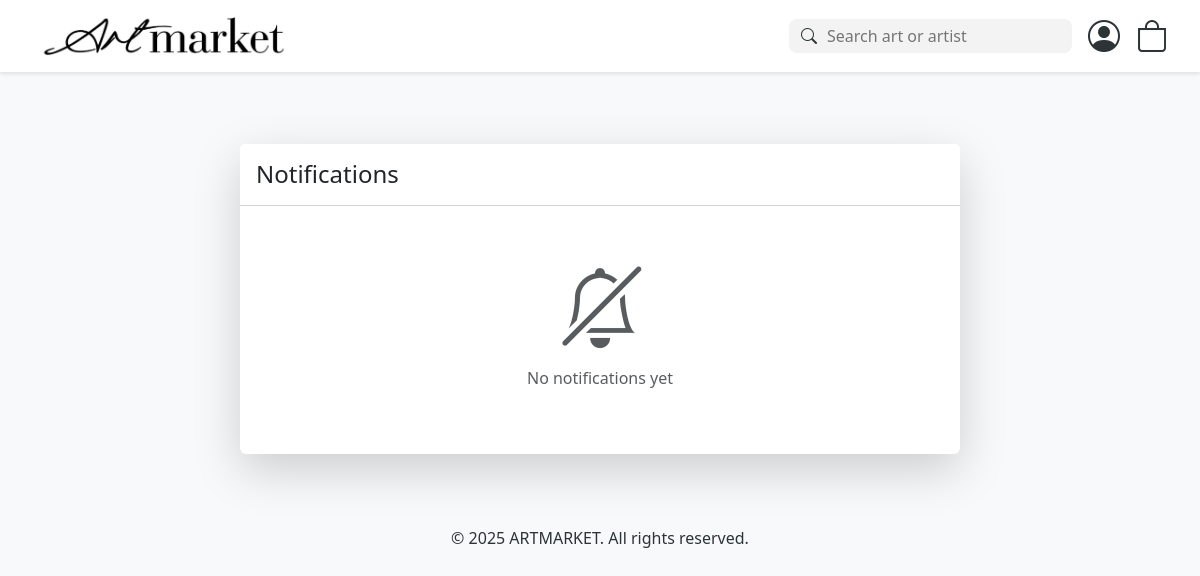
/en/notifications/ (signed in), run on an earlier commit of the app's database.
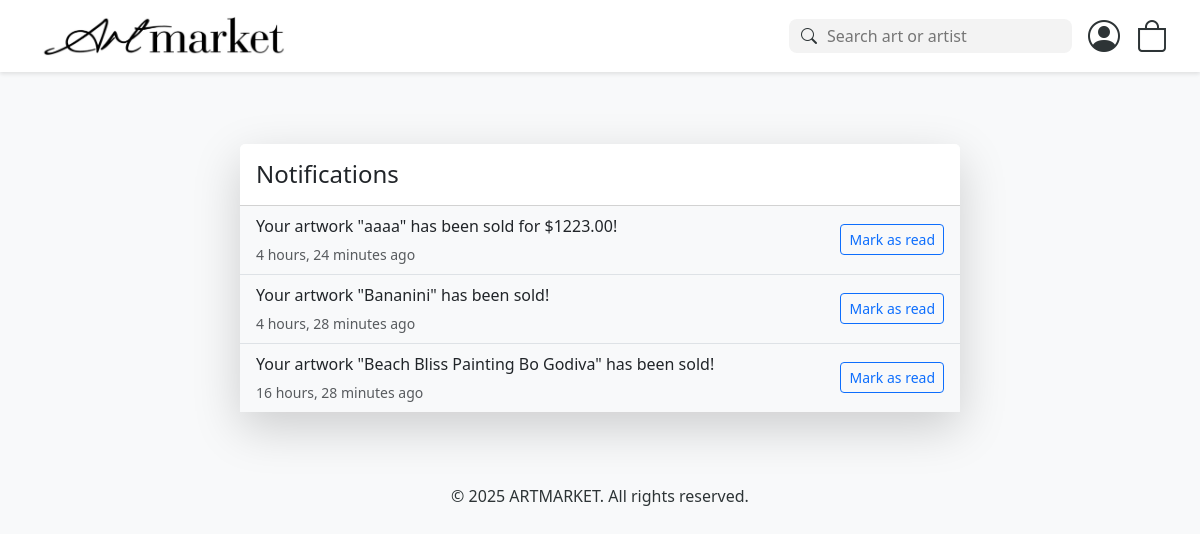
And on a later commit of the database.
### marketplace/models.py (models this page shows, shortened)
class Notification(models.Model):
    NOTIFICATION_TYPES = (
        ('artwork_approved', 'Artwork Approved'),
        ('artwork_sold', 'Artwork Sold'),
    )
    user = models.ForeignKey(User, on_delete=models.CASCADE, related_name='notifications')
    notification_type = models.CharField(max_length=20, choices=NOTIFICATION_TYPES)
    artwork = models.ForeignKey(Artwork, on_delete=models.CASCADE, null=True, blank=True)
    message = models.TextField()
    is_read = models.BooleanField(default=False)
    created_at = models.DateTimeField(auto_now_add=True)
    class Meta:
        ordering = ['-created_at']

### marketplace/views.py (the view)
# urls.py: path('notifications/', views.notifications, name='notifications'),
@login_required
def notifications(request):
    notifications = request.user.notifications.all()
    return render(request, 'marketplace/notifications.html', {'notifications': notifications})

### marketplace/context_processors.py (called while the page is built)
def cart_count(request):
    if request.user.is_authenticated:
        return {'cart_count': Cart.objects.filter(user=request.user).count()}
    return {'cart_count': 0}

### templates/marketplace/notifications.html (shortened to what this page needs)
{% extends 'base.html' %}
{% block content %}
<div class="container py-5">
    <div class="row justify-content-center">
        <div class="col-md-8">
            <div class="card shadow-lg border-0">
                <div class="card-header bg-white py-3">
                    <h2 class="h4 mb-0">Notifications</h2>
                </div>
                <div class="card-body p-0">
                    {% if notifications %}
                        <div class="list-group list-group-flush">
                            {% for notification in notifications %}
                                <div class="list-group-item {% if not notification.is_read %}bg-light{% endif %}">
                                    <div class="d-flex justify-content-between align-items-center">
                                        <div>
                                            <p class="mb-1">{{ notification.message }}</p>
                                            <small class="text-muted">{{ notification.created_at|timesince }} ago</small>
                                        </div>
                                        {% if not notification.is_read %}
                                            <form method="post" action="{% url 'mark_notification_read' notification.id %}" class="d-inline">
                                                <button type="submit" class="btn btn-sm btn-outline-primary">Mark as read</button>
                                            </form>
                                        {% endif %}
                                    </div>
                                </div>
                            {% endfor %}
                        </div>
                    {% else %}
                        <div class="text-center py-5">
                            <i class="bi bi-bell-slash display-1 text-muted"></i>
                            <p class="mt-3 text-muted">No notifications yet</p>
                        </div>
                    {% endif %}
                </div>
            </div>
        </div>
    </div>
</div>
{% endblock %}

What changed in the data, as far as the page shows it:
added Notification: message "Your artwork \"аааа\" has been sold for $1223.00!", created_at "4 hours, 24 minutes", is_read "Mark as read"
added Notification: message "Your artwork \"Bananini\" has been sold!", created_at "4 hours, 28 minutes", is_read "Mark as read"
added Notification: message "Your artwork \"Beach Bliss Painting Bo Godiva\" has been sold!", created_at "16 hours, 28 minutes", is_read "Mark as read"
Also different on the page:
text no longer shown: "No notifications yet"
